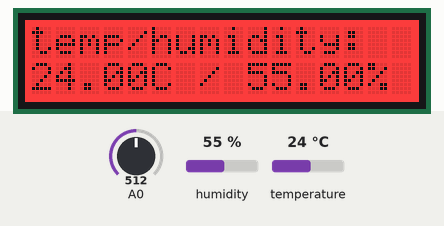
Simulated run of this sketch. Board: Arduino Uno, built with avr-gcc and run on an emulated ATmega328P. Parts: 16×2 character LCD. Inputs (shaded band) come from the test bench; at power-on: temperature 24 °C, humidity 55 %, A0 = 512. What the sketch prints to the serial monitor is not drawn.

Above: at 2.2 s.
2.3 s: temperature set to 22.5 °C
At 4.1 s:
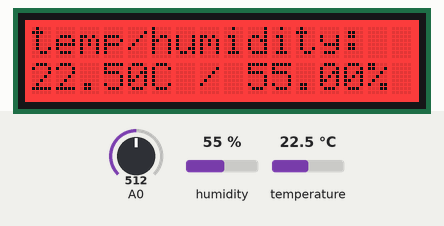
5.2 s: temperature set to 21.3 °C
At 7.2 s:
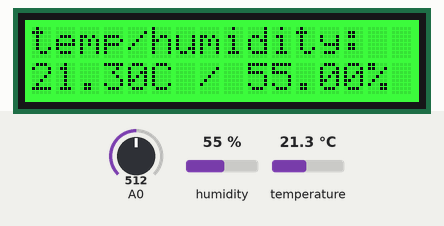
7.5 s: humidity set to 41 %
At 9.3 s:
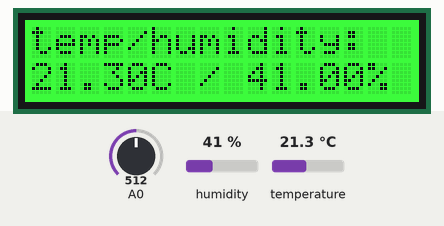
9.8 s: humidity set to 38 %
At 11.3 s:
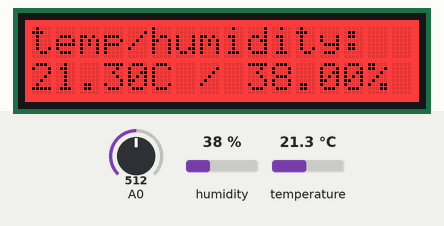
12.1 s: A0 set to 11
18.6 s: A0 set to 8
Timing chart, 0 to 21.1 s (numbered marks = the images above; inputs shaded):
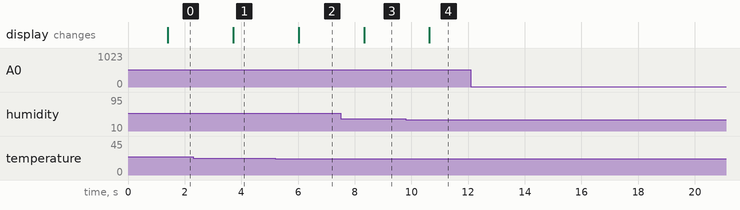

The sketch:

TemperatureHumiditerDHT.ino
```cpp
#include "DHT.h"
#include <Wire.h>
#include "rgb_lcd.h"

int son;
float son_etalone;
rgb_lcd lcd;

int colorR = 0;
int colorG = 0;

int colorB = 255;


#define DHTPIN 6
#define DHTTYPE DHT22
DHT dht(DHTPIN, DHTTYPE);

void setup() {
    Serial.begin(9600);
    Serial.println(F("DHTxx test!"));

    dht.begin();

    lcd.begin(16, 2);

    lcd.setRGB(colorR, colorG, colorB);


    // Print a message to the LCD.
    lcd.print("temp/humidity:");
    delay(1000);
}

void loop() {
    delay(100);

    float h = dht.readHumidity();
    float t = dht.readTemperature();

    if (isnan(h) || isnan(t)) {
        return;
    }

    float hic = dht.computeHeatIndex(t, h, false);


    son = analogRead(0);
    Serial.println(son);


    son_etalone = 4,235*0.00001*pow(son,3)-0.029*pow(son,2)*6.555*son - 420,504;
    delay(10);
    Serial.print("Valeur re-etalonne pour l'utilisation dans une application -> ");
    Serial.println(son_etalone);
    delay(200);
//
    lcd.setCursor(0, 1);
//    Serial.print(F("Humidity: "));
//    Serial.print(h);
//    Serial.print(F("%  Temperature: "));
//    Serial.print(t);
//    Serial.print(F("°C "));

    lcd.print(t);
    lcd.print("C / ");
    lcd.print(h);
    lcd.print("%");

    if (t < 20 || t > 22 || h > 60 || h < 40) {

        colorR = 255;
        colorG = 0;
        colorB = 0;
//        Serial.println("hors zone");

    } else {
        colorR = 0;
        colorG = 255;
        colorB = 0;
//        Serial.println("bonne zone");

    }


    lcd.setRGB(colorR, colorG, colorB);


//
//int colorR =255;
//int colorG = 0;
//int colorB = 0;


}
```

Measured:
- the behaviour switches between 22.1 and 22 °C on temperature (found by bisection; images 1 and 2)
- the behaviour switches between 40 and 39 % on humidity (found by bisection; images 3 and 4)
- after the input at 2.3 s, the display: changes after 1.4 s (image 1)
- after the input at 5.2 s, the display: changes after 0.82 s (image 2)
- after the input at 7.5 s, the display: changes after 0.83 s (image 3)
- after the input at 9.8 s, the display: changes after 0.84 s (image 4)
- after the input at 12.1 s, every drawn part: stays the same
- after the input at 18.6 s, every drawn part: stays the same
